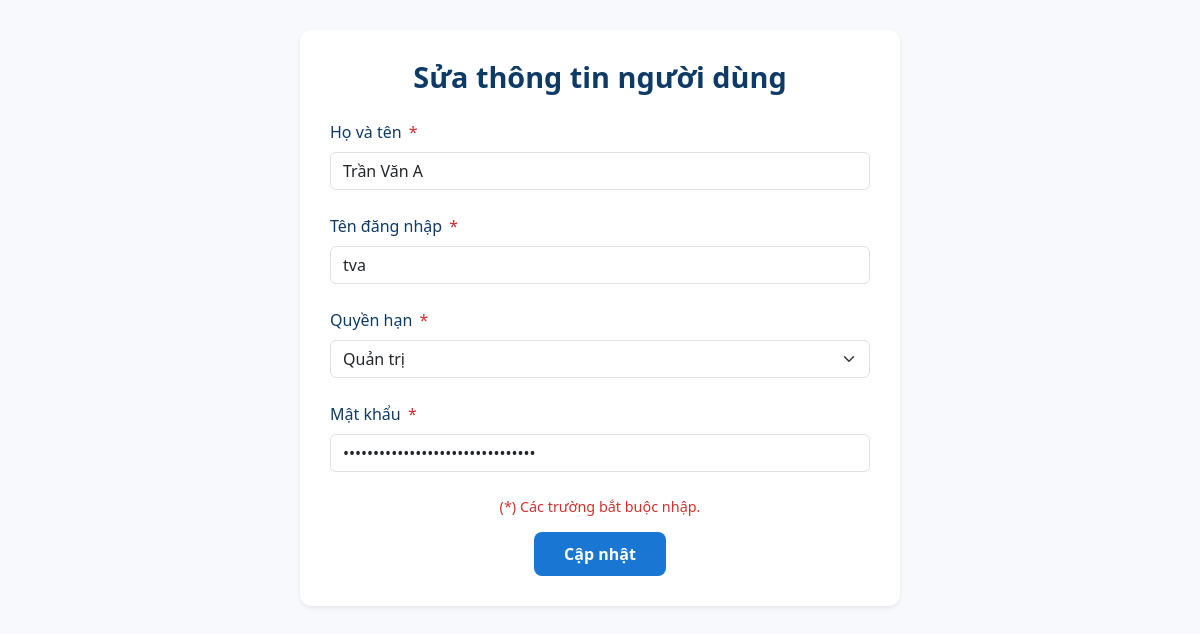
Page /admin/pages/suanguoidung.php?id=1 on the committed database.
### tables this page shows
CREATE TABLE IF NOT EXISTS `tbl_nguoidung` (
  `MaNguoiDung` int(10) NOT NULL AUTO_INCREMENT,
  `TenNguoiDung` varchar(50) NOT NULL,
  `TenDangNhap` varchar(50) NOT NULL,
  `MatKhau` varchar(100) NOT NULL,
  `QuyenHan` tinyint(1) NOT NULL,
  `Khoa` tinyint(1) NOT NULL,
   PRIMARY KEY (`MaNguoiDung`)
);

### admin/pages/suanguoidung.php (the view, shortened to what this page needs)
<?php
    include("../includes/connect.php");
    $id = isset($_GET['id']) ? intval($_GET['id']) : 0;
    $stmt = $connect->prepare("SELECT * FROM tbl_nguoidung WHERE MaNguoiDung = ?");
    $stmt->bind_param("i", $id);
    $stmt->execute();
    $result = $stmt->get_result();
    $nguoidung = $result->fetch_assoc();
?>
<!DOCTYPE html>
<html lang="vi">
<head>
    <link href="https://cdn.jsdelivr.net/npm/bootstrap@5.3.3/dist/css/bootstrap.min.css" rel="stylesheet" />
</head>
<body>
<div class="form-wrapper shadow-sm">
    <h2 class="form-title">Sửa thông tin người dùng</h2>
    <form action="suanguoidung_submit.php" method="post" novalidate>
        <div class="mb-4">
            <label for="TenNguoiDung" class="form-label">Họ và tên <span class="requirefield">*</span></label>
            <input
                type="text"
                id="TenNguoiDung"
                name="TenNguoiDung"
                class="form-control"
                value="<?= htmlspecialchars($nguoidung['TenNguoiDung']) ?>"
                required
                maxlength="100"
                placeholder="Nhập họ và tên"
            />
        </div>
        <div class="mb-4">
            <label for="TenDangNhap" class="form-label">Tên đăng nhập <span class="requirefield">*</span></label>
            <input
                type="text"
                id="TenDangNhap"
                name="TenDangNhap"
                class="form-control"
                value="<?= htmlspecialchars($nguoidung['TenDangNhap']) ?>"
                required
                maxlength="50"
                placeholder="Nhập tên đăng nhập"
            />
        </div>
        <div class="mb-4">
            <label for="QuyenHan" class="form-label">Quyền hạn <span class="requirefield">*</span></label>
            <select name="QuyenHan" id="QuyenHan" class="form-select" required>
                <option value="1" <?= $nguoidung['QuyenHan'] == 1 ? 'selected' : '' ?>>Quản trị</option>
            </select>
        </div>
        <div class="mb-4">
            <label for="MatKhau" class="form-label">Mật khẩu <span class="requirefield">*</span></label>
            <input
                type="password"
                id="MatKhau"
                name="MatKhau"
                class="form-control"
                value="<?= htmlspecialchars($nguoidung['MatKhau']) ?>"
                required
                minlength="6"
                placeholder="Nhập mật khẩu mới hoặc giữ nguyên"
            />
        </div>
        <div class="text-center">
            <div class="note">(*) Các trường bắt buộc nhập.</div>
            <button type="submit" class="btn btn-primary">Cập nhật</button>
        </div>
    </form>
</div>
</body>
</html>

### admin/pages/suanguoidung.php (style rules this page uses)
body { background-color: #f7f9fc; color: #0d3b66; font-family: 'Segoe UI', Tahoma, Geneva, Verdana, sans-serif; padding: 30px 15px; }
.form-wrapper { max-width: 600px; margin: 0 auto; background: #fff; padding: 30px; border-radius: 12px; box-shadow: 0 3px 8px rgb(0 0 0 / 0.1); }
.form-title { color: #0d3b66; font-weight: 700; margin-bottom: 25px; text-align: center; font-size: 1.8rem; }
.requirefield { color: #d32f2f; margin-left: 3px; }
.note { font-size: 0.9rem; color: #d32f2f; margin-bottom: 15px; text-align: center; }
.btn-primary { background-color: #1976d2; border: none; font-weight: 600; padding: 10px 30px; border-radius: 8px; transition: background-color 0.3s ease; color: #fff; }

### rows in the picture
tbl_nguoidung: TenNguoiDung "Trần Văn A", TenDangNhap "tva", QuyenHan "Quản trị"
